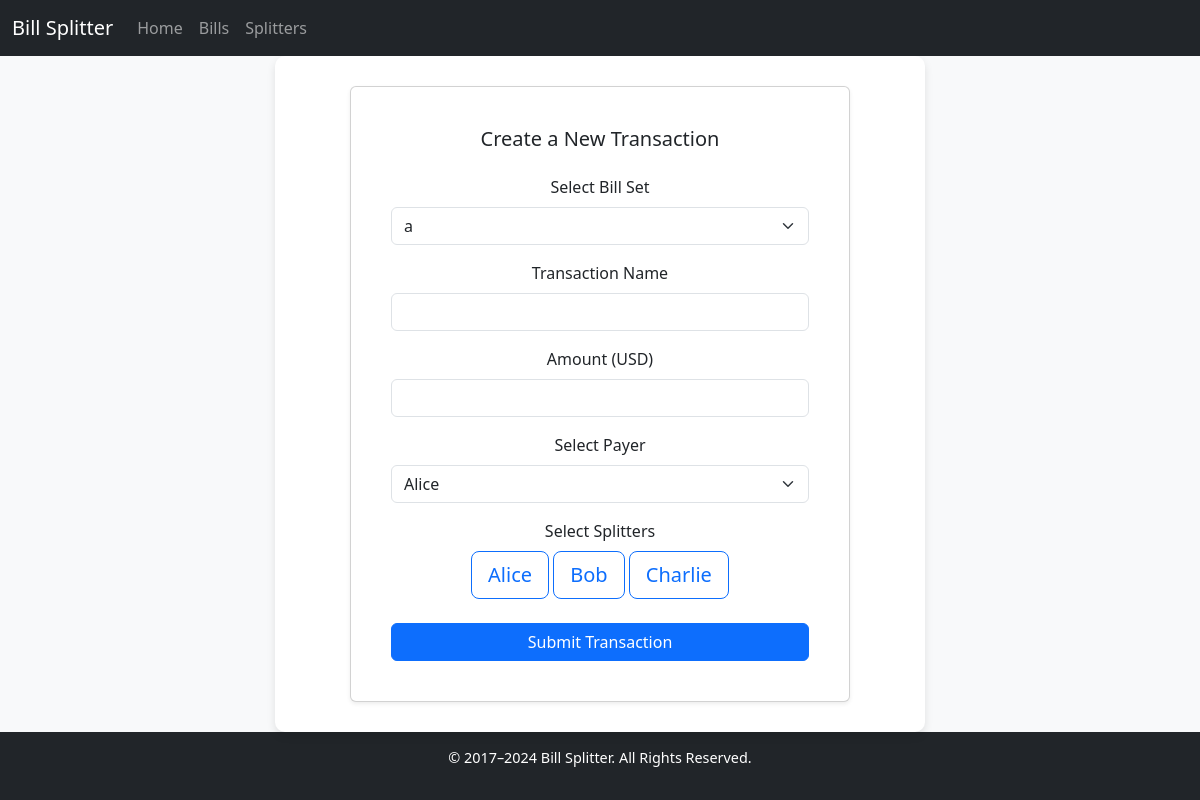
Before: / with the older database file.
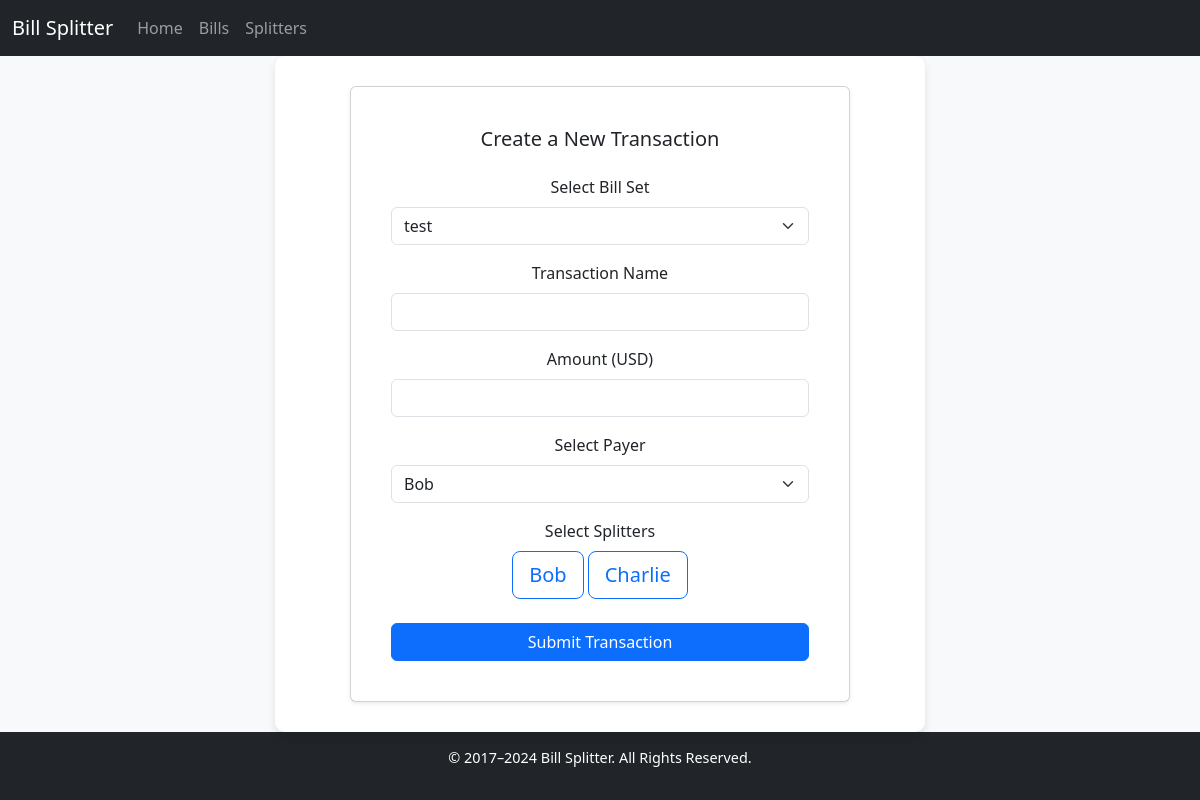
After: the same page with the newer database file.
### app.py (models this page shows)
class User(db.Model):
    id = db.Column(db.Integer, primary_key=True, autoincrement=True)
    name = db.Column(db.String(100), nullable=False)

### app.py (the view)
@app.route('/')
def index():
    bill_sets = Bills.query.order_by(desc(Bills.created_at)).all()  # Get all Bill Sets (bills)
    users = User.query.all()  # Get all users (splitters)
    return render_template('index.html', bill_sets=bill_sets, users=users)

### templates/index.html (shortened to what this page needs)
{% extends "layout.html" %}
{% block content %}
<div class="d-flex justify-content-center align-items-center" >
    <div class="card shadow-sm p-4" style="width: 100%; max-width: 500px;">
        <div class="card-body">
            <h5 class="card-title text-center mb-4">Create a New Transaction</h5>
            <form method="POST" action="/add_transaction">
                <div class="mb-3">
                    <label for="bill_set" class="form-label">Select Bill Set</label>
                    <select class="form-select" name="bill_set" id="bill_set" required>
                        {% for set in bill_sets %}
                            <option value="{{ set.id }}">{{ set.name }}</option>
                        {% endfor %}
                    </select>
                </div>
                <div class="mb-3">
                    <label for="transaction_name" class="form-label">Transaction Name</label>
                    <input type="text" class="form-control" id="transaction_name" name="transaction_name" required>
                </div>
                <div class="mb-3">
                    <label for="transaction_amount" class="form-label">Amount (USD)</label>
                    <input type="number" class="form-control" id="transaction_amount" name="transaction_amount" required>
                </div>
                <div class="mb-3">
                    <label for="payer" class="form-label">Select Payer</label>
                    <select class="form-select" name="payer" id="payer" required>
                        {% for user in users %}
                            <option value="{{ user.id }}">{{ user.name }}</option>
                        {% endfor %}
                    </select>
                </div>
                <div class="mb-3">
                    <label class="form-label">Select Splitters</label><br>
                    <div id="splitters-buttons">
                        {% for user in users %}
                            <button type="button" class="btn btn-outline-primary btn-lg mb-2" id="splitter_{{ user.id }}" onclick="toggleSelection({{ user.id }})">
                                {{ user.name }}
                            </button>
                        {% endfor %}
                    </div>
                </div>
                <button type="submit" class="btn btn-primary w-100">Submit Transaction</button>
            </form>
        </div>
    </div>
</div>
{% endblock %}

### templates/layout.html (shortened to what this page needs)
<!DOCTYPE html>
<html lang="en">
<head>
    <link href="https://cdn.jsdelivr.net/npm/bootstrap@5.3.0-alpha1/dist/css/bootstrap.min.css" rel="stylesheet">
    <link rel="stylesheet" href="../static/css/custom.css">
</head>
<body>
    <nav class="navbar navbar-expand-lg navbar-dark bg-dark">
        <div class="container-fluid">
            <a class="navbar-brand" href="/">Bill Splitter</a>
            <div class="collapse navbar-collapse">
                <ul class="navbar-nav">
                    <li class="nav-item">
                        <a class="nav-link" href="/">Home</a>
                    </li>
                    <li class="nav-item">
                        <a class="nav-link" href="/view_bills">Bills</a>
                    </li>
                    <li class="nav-item">
                        <a class="nav-link" href="/splitters">Splitters</a>
                    </li>
                </ul>
            </div>
        </div>
    </nav>
    <div class="main-content">
        <div class="content-wrapper">
            {% block content %}{% endblock %}
        </div>
    </div>
    <footer class="bg-dark text-white">
        <p>© 2017–2024 Bill Splitter. All Rights Reserved.</p>
    </footer>
</body>
</html>

### static/css/custom.css (style rules this page uses)
body { background-color: #f8f9fa; }
.main-content { min-height: 80vh; display: flex; align-items: center; justify-content: center; }
.content-wrapper { width: 100%; max-width: 650px; padding: 30px; border-radius: 10px; background-color: white; box-shadow: 0 4px 8px rgba(0, 0, 0, 0.1); }
footer { text-align: center; padding: 15px; font-size: 0.9rem; }
.text-center { text-align: center !important; }
.card-body { text-align: center; }

Changed rows visible on the page:
removed User: name "Alice"
Other visible differences:
form field bill_set: "a" → "test"
form field payer: "Alice" → "Bob"
